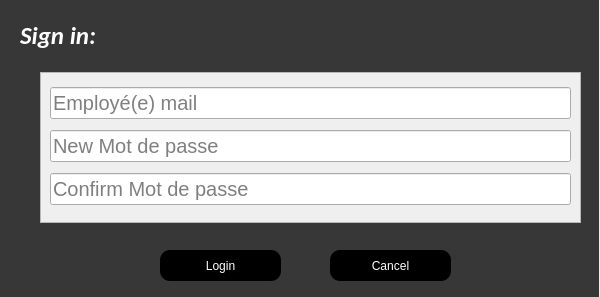
<?xml version="1.0" encoding="UTF-8"?>
<ui version="4.0">
 <class>authentification</class>
 <widget class="QDialog" name="authentification">
  <property name="geometry">
   <rect>
    <x>0</x>
    <y>0</y>
    <width>600</width>
    <height>297</height>
   </rect>
  </property>
  <property name="windowTitle">
   <string>C-Space Log-in</string>
  </property>
  <property name="styleSheet">
   <string notr="true"/>
  </property>
  <widget class="QLabel" name="label_3">
   <property name="geometry">
    <rect>
     <x>0</x>
     <y>0</y>
     <width>599</width>
     <height>300</height>
    </rect>
   </property>
   <property name="maximumSize">
    <size>
     <width>600</width>
     <height>300</height>
    </size>
   </property>
   <property name="styleSheet">
    <string notr="true">background-color: rgb(55, 55, 55)</string>
   </property>
   <property name="text">
    <string/>
   </property>
  </widget>
  <widget class="QLabel" name="label">
   <property name="geometry">
    <rect>
     <x>48</x>
     <y>81</y>
     <width>51</width>
     <height>51</height>
    </rect>
   </property>
   <property name="text">
    <string/>
   </property>
   <property name="pixmap">
    <pixmap>C:/Users/hafeu/Desktop/Hafedh/Personal-Repository/2A23/Semester 1/Projet QT/Organization/application pictures/icons8-login-64.png</pixmap>
   </property>
   <property name="scaledContents">
    <bool>true</bool>
   </property>
  </widget>
  <widget class="QLabel" name="label_5">
   <property name="geometry">
    <rect>
     <x>48</x>
     <y>140</y>
     <width>51</width>
     <height>51</height>
    </rect>
   </property>
   <property name="text">
    <string/>
   </property>
   <property name="pixmap">
    <pixmap>C:/Users/hafeu/Desktop/Hafedh/Personal-Repository/2A23/Semester 1/Projet QT/Organization/application pictures/icons8-password-40.png</pixmap>
   </property>
   <property name="scaledContents">
    <bool>true</bool>
   </property>
  </widget>
  <widget class="QLineEdit" name="lineEdit">
   <property name="geometry">
    <rect>
     <x>120</x>
     <y>90</y>
     <width>431</width>
     <height>31</height>
    </rect>
   </property>
   <property name="styleSheet">
    <string notr="true">font-size: 20px;
background-color:</string>
   </property>
   <property name="placeholderText">
    <string>Employé(e) mail</string>
   </property>
  </widget>
  <widget class="QLineEdit" name="lineEdit_2">
   <property name="geometry">
    <rect>
     <x>120</x>
     <y>153</y>
     <width>431</width>
     <height>31</height>
    </rect>
   </property>
   <property name="styleSheet">
    <string notr="true">font-size: 20px;</string>
   </property>
   <property name="placeholderText">
    <string>Mot de passe</string>
   </property>
  </widget>
  <widget class="QLabel" name="label_2">
   <property name="geometry">
    <rect>
     <x>490</x>
     <y>20</y>
     <width>91</width>
     <height>31</height>
    </rect>
   </property>
   <property name="text">
    <string/>
   </property>
   <property name="pixmap">
    <pixmap>C:/Users/hafeu/Desktop/Hafedh/Personal-Repository/2A23/Semester 1/Projet QT/Organization/application pictures/logo_transparent.png</pixmap>
   </property>
   <property name="scaledContents">
    <bool>true</bool>
   </property>
  </widget>
  <widget class="QLabel" name="label_8">
   <property name="geometry">
    <rect>
     <x>20</x>
     <y>20</y>
     <width>81</width>
     <height>31</height>
    </rect>
   </property>
   <property name="font">
    <font>
     <family>Calibri</family>
     <pointsize>-1</pointsize>
     <weight>75</weight>
     <italic>true</italic>
     <bold>true</bold>
    </font>
   </property>
   <property name="styleSheet">
    <string notr="true">font-size: 25px;
color: white;</string>
   </property>
   <property name="text">
    <string>Sign in:</string>
   </property>
  </widget>
  <widget class="QPushButton" name="pushButton_2">
   <property name="geometry">
    <rect>
     <x>160</x>
     <y>250</y>
     <width>121</width>
     <height>31</height>
    </rect>
   </property>
   <property name="font">
    <font>
     <family>Arial</family>
     <pointsize>9</pointsize>
     <weight>9</weight>
     <italic>false</italic>
     <bold>false</bold>
    </font>
   </property>
   <property name="styleSheet">
    <string notr="true">QPushButton {
background-color: rgb(0, 0, 0);
font: 75 9pt &quot;Arial&quot;;
color: white;
border-radius:10px;
}

QPushButton:hover {
background-color: rgb(67, 67, 67);
font: 75 9pt &quot;Arial&quot;;
color: white;
border-radius:10px;
}
QPushButton:pressed {
background-color: rgb(103, 103, 103);
font: 75 9pt &quot;Arial&quot;;
color: white;
border-radius:10px;
}</string>
   </property>
   <property name="text">
    <string>Login</string>
   </property>
  </widget>
  <widget class="QPushButton" name="pushButton_3">
   <property name="geometry">
    <rect>
     <x>330</x>
     <y>250</y>
     <width>121</width>
     <height>31</height>
    </rect>
   </property>
   <property name="font">
    <font>
     <family>Arial</family>
     <pointsize>9</pointsize>
     <weight>9</weight>
     <italic>false</italic>
     <bold>false</bold>
    </font>
   </property>
   <property name="styleSheet">
    <string notr="true">QPushButton {
background-color: rgb(0, 0, 0);
font: 75 9pt &quot;Arial&quot;;
color: white;
border-radius:10px;
}

QPushButton:hover {
background-color: rgb(67, 67, 67);
font: 75 9pt &quot;Arial&quot;;
color: white;
border-radius:10px;
}
QPushButton:pressed {
background-color: rgb(103, 103, 103);
font: 75 9pt &quot;Arial&quot;;
color: white;
border-radius:10px;
}</string>
   </property>
   <property name="text">
    <string>Cancel</string>
   </property>
  </widget>
  <widget class="QPushButton" name="pushButton_4">
   <property name="geometry">
    <rect>
     <x>120</x>
     <y>200</y>
     <width>111</width>
     <height>21</height>
    </rect>
   </property>
   <property name="font">
    <font>
     <family>Arial</family>
     <pointsize>9</pointsize>
     <weight>9</weight>
     <italic>false</italic>
     <bold>false</bold>
    </font>
   </property>
   <property name="styleSheet">
    <string notr="true">QPushButton {
background-color: transparent;
font: 75 9pt &quot;Arial&quot;;
color: white;
border-radius:10px;
}

QPushButton:hover {
background-color: transparent;
font: 75 9pt &quot;Arial&quot;;
color: gray;
border-radius:10px;
}
QPushButton:pressed {
background-color: transparent;
font: 75 9pt &quot;Arial&quot;;
color:  white;
border-radius:10px;
}</string>
   </property>
   <property name="text">
    <string>Forgot Password?</string>
   </property>
  </widget>
  <widget class="QScrollArea" name="scrollArea">
   <property name="geometry">
    <rect>
     <x>40</x>
     <y>72</y>
     <width>541</width>
     <height>151</height>
    </rect>
   </property>
   <property name="styleSheet">
    <string notr="true"/>
   </property>
   <property name="widgetResizable">
    <bool>true</bool>
   </property>
   <widget class="QWidget" name="scrollAreaWidgetContents">
    <property name="geometry">
     <rect>
      <x>0</x>
      <y>0</y>
      <width>539</width>
      <height>149</height>
     </rect>
    </property>
    <layout class="QVBoxLayout" name="verticalLayout">
     <item>
      <widget class="QLineEdit" name="lineEdit_3">
       <property name="styleSheet">
        <string notr="true">font-size: 20px;
background-color:</string>
       </property>
       <property name="placeholderText">
        <string>Employé(e) mail</string>
       </property>
      </widget>
     </item>
     <item>
      <widget class="QLineEdit" name="lineEdit_4">
       <property name="styleSheet">
        <string notr="true">font-size: 20px;</string>
       </property>
       <property name="placeholderText">
        <string>New Mot de passe</string>
       </property>
      </widget>
     </item>
     <item>
      <widget class="QLineEdit" name="lineEdit_5">
       <property name="styleSheet">
        <string notr="true">font-size: 20px;</string>
       </property>
       <property name="placeholderText">
        <string>Confirm Mot de passe</string>
       </property>
      </widget>
     </item>
    </layout>
   </widget>
  </widget>
 </widget>
 <resources/>
 <connections/>
</ui>
